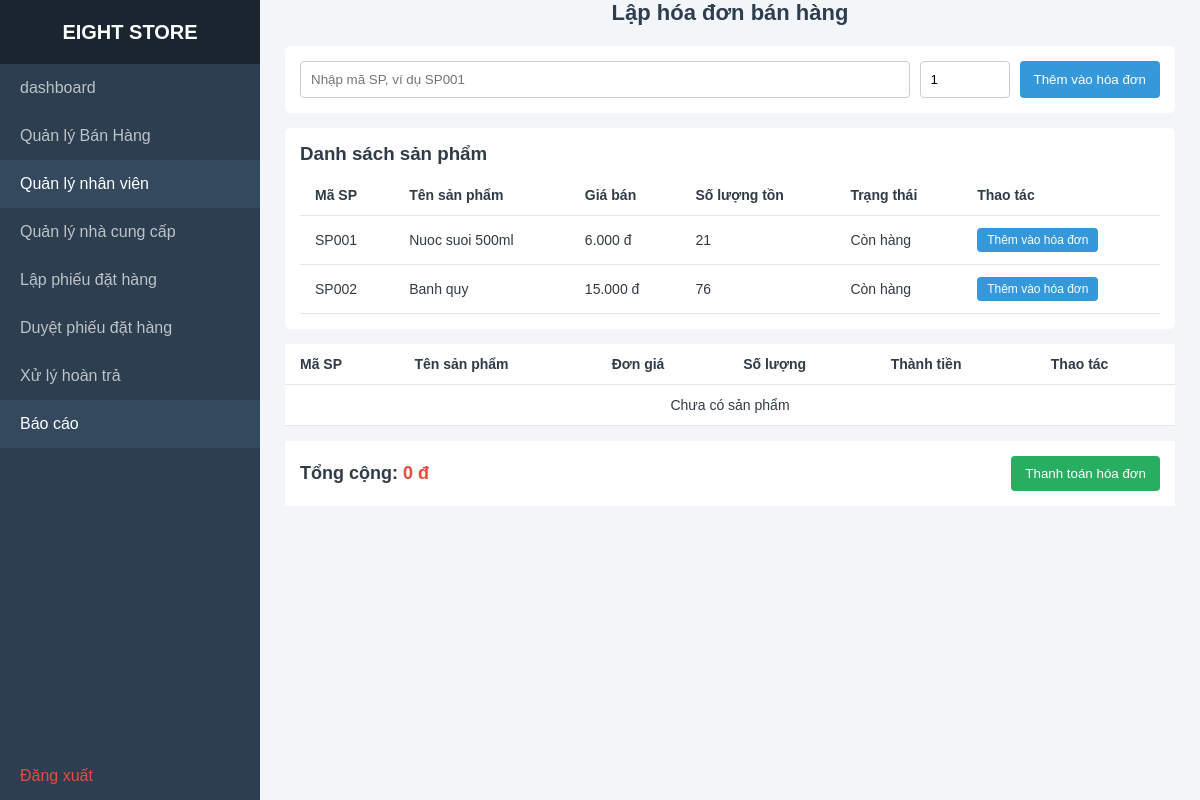
Screenshot of /html/GD_QuanLyBanHang.php with the database file from the repository.
### tables this page shows
CREATE TABLE `san_pham` (
  `ma_san_pham` int(11) NOT NULL auto_increment,
  `ten_san_pham` varchar(150) NOT NULL,
  `gia_ban` decimal(12,2) NOT NULL default '0.00',
  `trang_thai` varchar(20) NOT NULL default 'HoatDong',
  `muc_ton_toi_thieu` int(11) NOT NULL default '30',
  `muc_ton_muc_tieu` int(11) NOT NULL default '100',
  `so_luong_ton` int(11) NOT NULL default '0',
  `ma_nha_cung_cap` int(11) default NULL,
  PRIMARY KEY  (`ma_san_pham`),
  KEY `ix_sp_ncc` (`ma_nha_cung_cap`),
  CONSTRAINT `san_pham_ibfk_1` FOREIGN KEY (`ma_nha_cung_cap`) REFERENCES `nha_cung_cap` (`ma_nha_cung_cap`)
);

### ThanhToan/clsketnoi.php (called while the page is built, shortened)
<?php
function ma_sp_hien_thi($so)
{
    return 'SP' . str_pad($so, 3, '0', STR_PAD_LEFT);
}

### html/GD_QuanLyBanHang.php (the view, shortened to what this page needs)
<?php
require_once dirname(__FILE__) . '/../ThanhToan/clsketnoi.php';
function hSanPham($giaTri) { return htmlspecialchars((string) $giaTri, ENT_QUOTES, 'UTF-8'); }
$loiSanPham = '';
$quanLyDanhSachSanPham = array();
$resultSanPham = mysqli_query($conn,
    "SELECT ma_san_pham, ten_san_pham, gia_ban, so_luong_ton
     FROM san_pham
     WHERE trang_thai = 'HoatDong'
     ORDER BY ma_san_pham");
if (!$resultSanPham) {
    $loiSanPham = 'Không thể tải danh sách sản phẩm từ CSDL.';
} else {
    while ($dongSanPham = mysqli_fetch_assoc($resultSanPham)) {
        $quanLyDanhSachSanPham[] = $dongSanPham;
    }
}
?>
<!DOCTYPE html>
<html lang="vi">
<head>
    <link rel="stylesheet" href="giao-dien.css">
</head>
<body>
    <div class="sidebar">
        <div class="logo">EIGHT STORE</div>
      <a href="GD_TrangChu.php">dashboard</a>
         <a href="GD_QuanLyBanHang.php">Quản lý Bán Hàng</a>
        <a href="GD_QuanLyNhanVien.php" class="active" aria-current="page">Quản lý nhân viên</a>
        <a href="GD_QuanLyNhaCungCap.php">Quản lý nhà cung cấp</a>
        <a href="GD_LapPhieuDatHang.php">Lập phiếu đặt hàng</a>
        <a href="GD_DuyetPhieuDatHang.php">Duyệt phiếu đặt hàng</a>
        <a href="GD_XuLyHoanTra.php">Xử lý hoàn trả</a>
        <a href="GD_BaoCao.php" class="active" aria-current="page">Báo cáo</a>
        <a href="logout.php" style="margin-top: auto; color: #e74c3c;">Đăng xuất</a>
    </div>
    <div class="main">
        <h2>Lập hóa đơn bán hàng</h2>
        <div class="nhap-sp">
            <input type="text" id="txtMaSP" placeholder="Nhập mã SP, ví dụ SP001" autofocus>
            <input type="number" id="txtSoLuong" min="1" value="1" title="Số lượng">
            <button class="primary" onclick="themSanPham()">Thêm vào hóa đơn</button>
        </div>
        <div class="khung-danh-sach">
            <h3>Danh sách sản phẩm</h3>
            <table>
                <thead><tr><th>Mã SP</th><th>Tên sản phẩm</th><th>Giá bán</th><th>Số lượng tồn</th><th>Trạng thái</th><th>Thao tác</th></tr></thead>
                <tbody>
                    <?php if ($loiSanPham): ?>
                    <tr><td colspan="6" style="text-align:center;color:#e74c3c;"><?php echo hSanPham($loiSanPham); ?></td></tr>
                    <?php elseif (count($quanLyDanhSachSanPham) === 0): ?>
                    <tr><td colspan="6" style="text-align:center;">Chưa có dữ liệu sản phẩm.</td></tr>
                    <?php else: foreach ($quanLyDanhSachSanPham as $sp):
                        $maHienThiSP = ma_sp_hien_thi((int) $sp['ma_san_pham']);
                        $tonKho = (int) $sp['so_luong_ton'];
                    ?>
                    <tr>
                        <td><?php echo hSanPham($maHienThiSP); ?></td>
                        <td><?php echo hSanPham($sp['ten_san_pham']); ?></td>
                        <td><?php echo number_format((float) $sp['gia_ban'], 0, ',', '.'); ?> đ</td>
                        <td><?php echo $tonKho; ?></td>
                        <td><?php echo $tonKho > 0 ? 'Còn hàng' : 'Hết hàng'; ?></td>
                        <td>
                            <button type="button" class="primary" style="padding:5px 10px;font-size:12px;"
                                onclick="themSanPhamTuDanhSach('<?php echo hSanPham($maHienThiSP); ?>', <?php echo $tonKho; ?>)"
                                <?php echo $tonKho <= 0 ? 'disabled style="padding:5px 10px;font-size:12px;background:#95a5a6"' : ''; ?>>Thêm vào hóa đơn</button>
                        </td>
                    </tr>
                    <?php endforeach; endif; ?>
                </tbody>
            </table>
        </div>
        <table>
            <thead><tr><th>Mã SP</th><th>Tên sản phẩm</th><th>Đơn giá</th><th>Số lượng</th><th>Thành tiền</th><th>Thao tác</th></tr></thead>
            <tbody id="dsSanPham"><tr><td colspan="6" style="text-align:center">Chưa có sản phẩm</td></tr></tbody>
        </table>
        <div class="tong">
            <span>Tổng cộng: <span id="lblTongTien" style="color:#e74c3c">0 đ</span></span>
            <button class="success" onclick="moThanhToan()">Thanh toán hóa đơn</button>
        </div>
    </div>
</body>
</html>

### html/giao-dien.css (style rules this page uses)
:root { --xanh-nhat: #2c3e50; --xanh-dam: #1a252f; --xanh-hoat-dong: #34495e; --nen: #f3f6f9; --vien: #e3e8ee; --chu: #2f3b47; --muted: #7f8c8d; --xanh: #3498db; --xanh-la: #27ae60; }
* { margin : 0; padding: 0; }
html, body { width:100wh; height:100vh; }
body { margin: 0; display: flex; min-height: 100vh; font-family: Arial, Helvetica, sans-serif; color: var(--chu); background: var(--nen); }
.sidebar { width: 260px; min-height: 100vh; background: var(--xanh-nhat); color: #fff; display: flex; flex-direction: column; }
.sidebar .logo { min-height: 64px; padding: 20px; display: flex; align-items: center; justify-content: center; background: var(--xanh-dam); font-size: 20px; font-weight: 700; }
.main-content, .main { min-width: 0; flex: 1 1 auto; display: flex; flex-direction: column; }
.main { padding: 0 25px 25px; }
.content h2, .main h2 { margin: 0 0 20px; color: var(--xanh-nhat); font-size: 22px; text-align: center; }
table { width: 100%; border-collapse: collapse; background: #fff; }
th, td { padding: 12px 15px; border-bottom: 1px solid var(--vien); text-align: left; font-size: 14px; }

### html/GD_QuanLyBanHang.php (style rules this page uses)
* { box-sizing: border-box; margin: 0; padding: 0; }
body { display: flex; min-height: 100vh; font-family: Arial, sans-serif; color: #333; background: #f4f6f8; }
.sidebar { width: 230px; flex-shrink: 0; background: #2c3e50; color: white; display: flex; flex-direction: column; }
.logo { padding: 20px; text-align: center; font-weight: bold; background: #1a252f; }
.sidebar a { padding: 15px 20px; color: #bdc3c7; text-decoration: none; }
.sidebar a:hover, .sidebar a.active { background: #34495e; color: white; }
.main { flex: 1; padding: 20px; }
h2 { text-align: center; margin-bottom: 20px; }
.nhap-sp { display: flex; gap: 10px; padding: 15px; margin-bottom: 15px; background: white; border-radius: 6px; }
.khung-danh-sach { margin-bottom: 15px; padding: 15px; background: white; border-radius: 6px; }
.khung-danh-sach h3 { margin-bottom: 10px; }
.nhap-sp input { padding: 10px; border: 1px solid #ccc; border-radius: 4px; }
#txtMaSP { flex: 1; }
#txtSoLuong { width: 90px; }
table { width: 100%; background: white; border-collapse: collapse; }
th, td { padding: 10px; border-bottom: 1px solid #ddd; text-align: left; }
.tong { display: flex; justify-content: space-between; align-items: center; padding: 15px; margin-top: 15px; background: white; font-size: 18px; font-weight: bold; }
button, .btn { border: 0; border-radius: 4px; padding: 10px 14px; color: white; cursor: pointer; text-decoration: none; display: inline-block; }
.primary { background: #3498db; }
.success { background: #27ae60; }

### rows the page displays
san_pham: ma_san_pham "SP001", ten_san_pham "Nuoc suoi 500ml", gia_ban "6.000", so_luong_ton "21", shows "Còn hàng"
san_pham: ma_san_pham "SP002", ten_san_pham "Banh quy", gia_ban "15.000", so_luong_ton "76", shows "Còn hàng"
